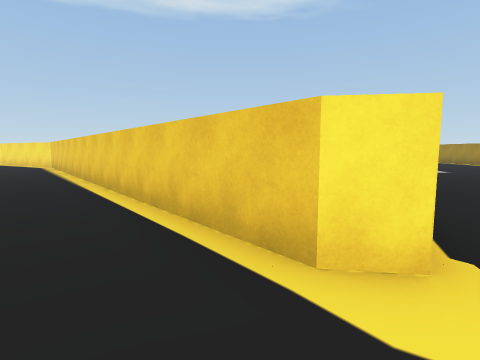
[1] (above)

24 first-person views from a walk through a scene from a Unity 3-D project. The camera is 1.4 m above the floor, tilts 6° down and sees 80° across. The floor is counted in squares, 2 m on a side. Each view is taken from the middle of a square. On the plan, view 1 faces up. The plan holds only what a view shows up to about 10 squares ahead; the rest is blank. The place goes on beyond the plan.

[2]
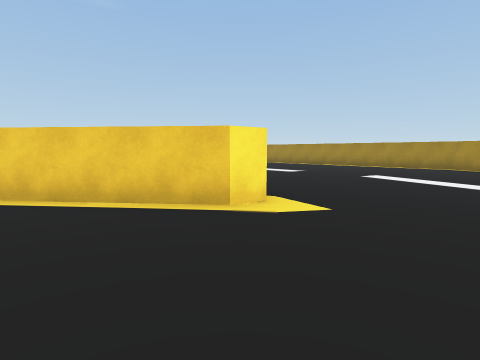

[3]
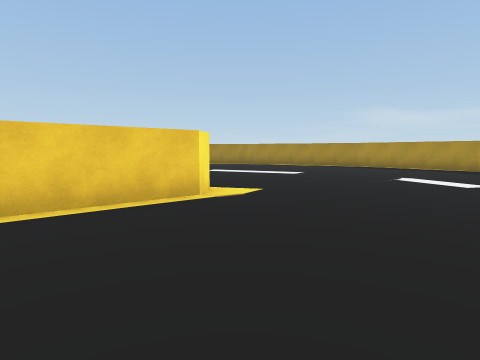

[4]
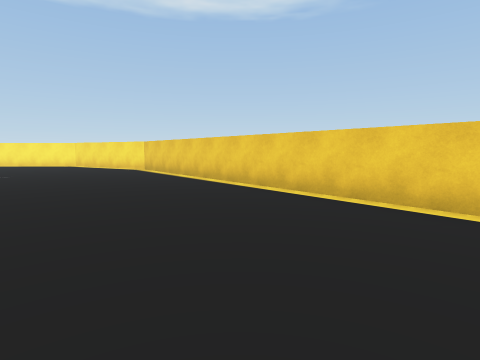

[5]
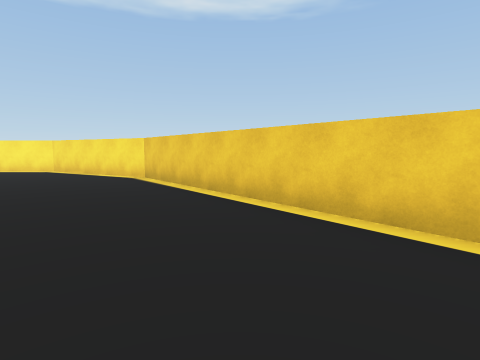

[6]
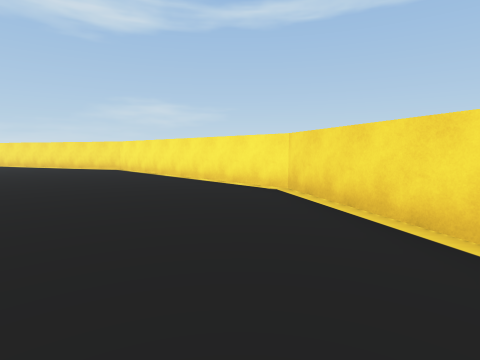

[7]
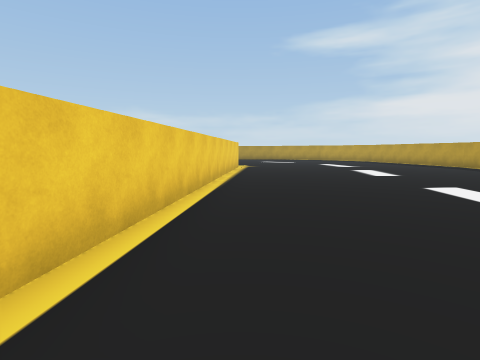

[8]
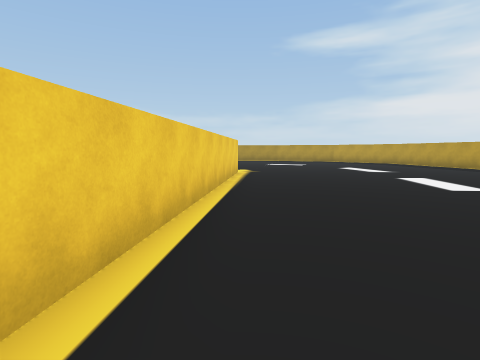

[9]
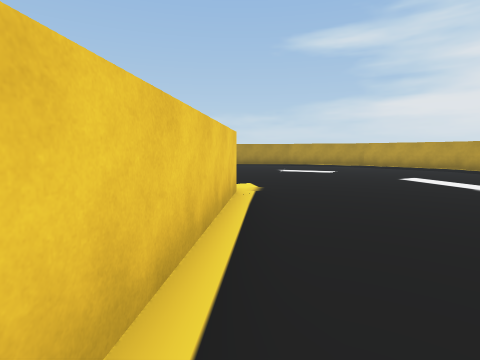

[10]
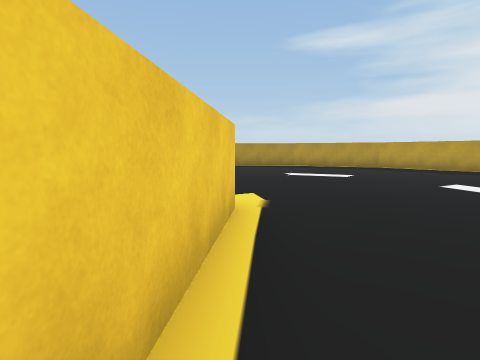

[11]
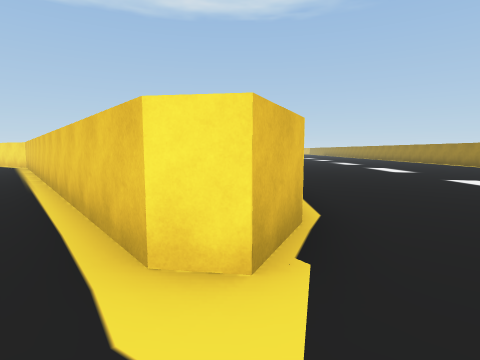

[12]
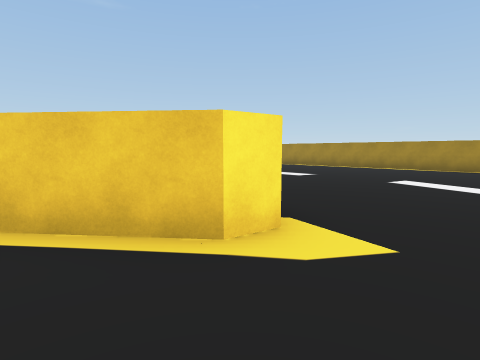

[13]
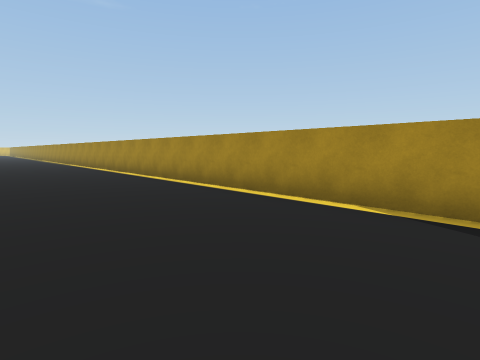

[14]
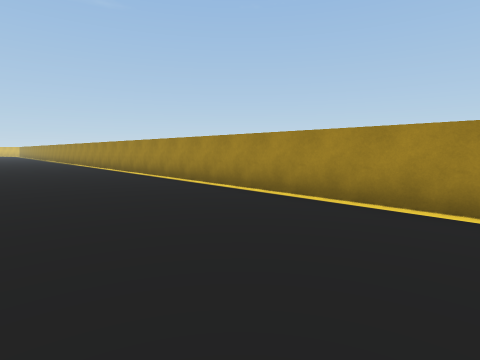

[15]
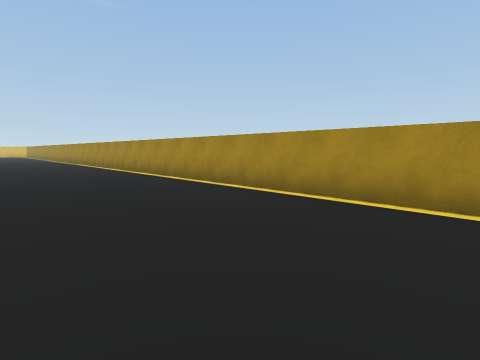

[16]
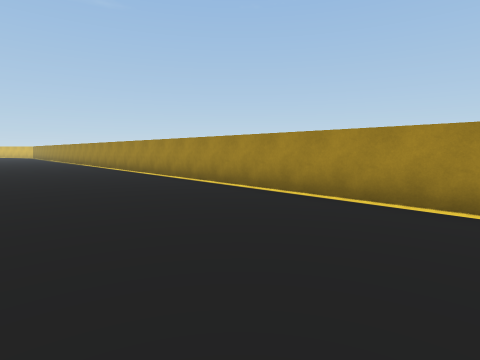

[17]
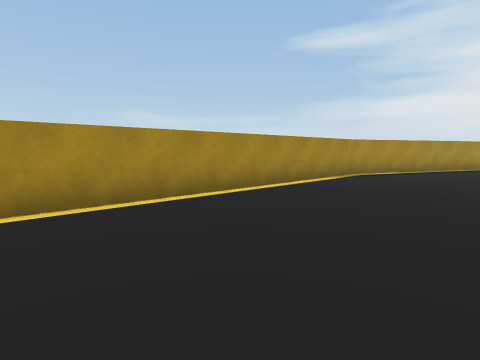

[18]
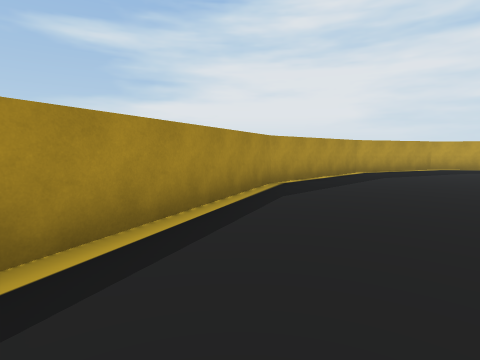

[19]
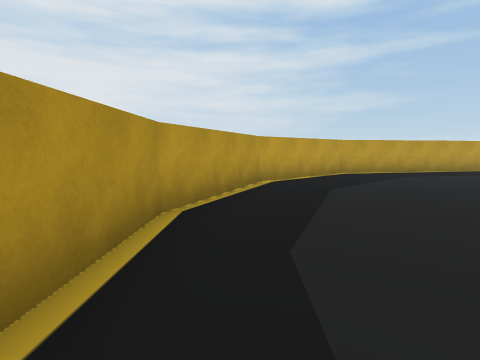

[20]
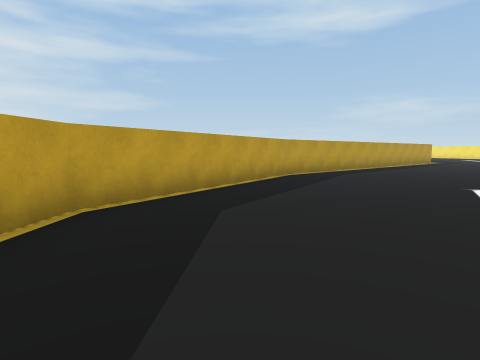

[21]
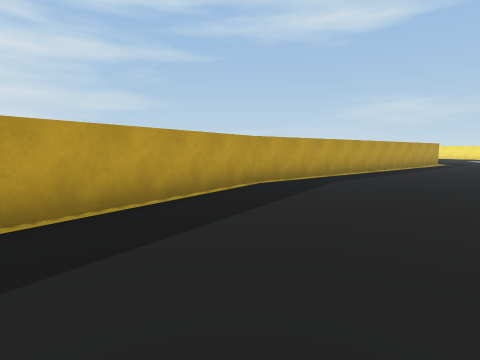

[22]
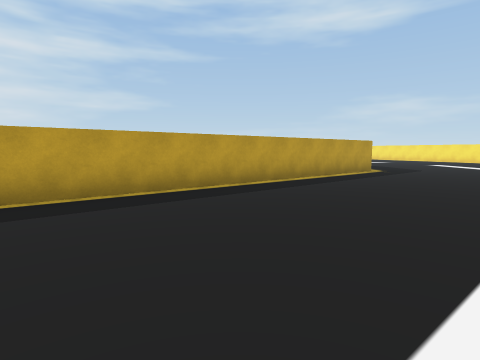

[23]
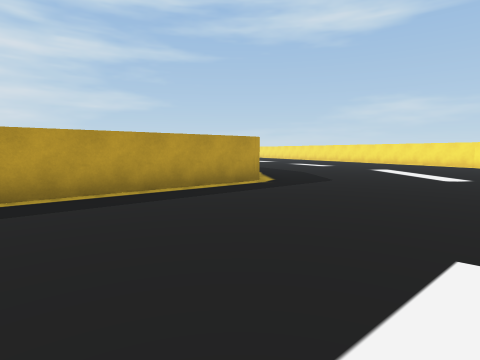

[24]
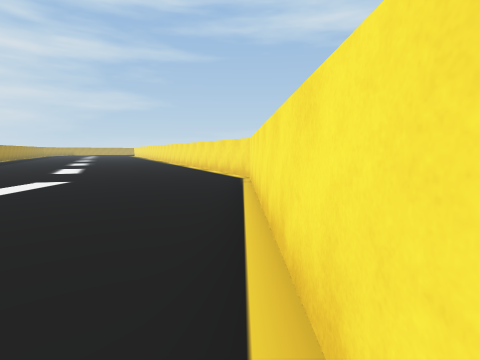

### Floor plan
Points are (right, up) in squares from view 1. A wall is a line through its corners. A room is listed if a view was taken in it or the views show most of it. See-through windows are left out.
Room 1 (views 1, 2, 3, 4, 5, 6, 7, 8, 9, 10, 11, 12, 13, 14, 15, 16, 17, 18, 19, 20, 21, 22, 23, 24)
walls: (0.5, 1.6) (-7.4, 11.3) (-11, 13.3) (-18.3, 13.2) (-21, 12); (1.6, 2.8) (1.4, 2.4); (-13.5, 4.4) (-6.2, -4.7) (-1.3, -7.9) (2.2, -8.2) (5.4, -6.8) (8.3, -4) (10.6, 0.8) (11.2, 24.5)

Where each view was taken, in squares from view 1:
view 1: 0 up, 0 right, facing up
view 2: 1 down, 2 left, facing up-right
view 3: 1 up, 4 left, facing right
view 4: 1 up, 4 left, facing up
view 5: 4 up, 5 left, facing up
view 6: 9 up, 8 left, facing up-left
view 7: 10 up, 8 left, facing down-right
view 8: 8 up, 6 left, facing down-right
view 9: 5 up, 3 left, facing down-right
view 10: 4 up, 2 left, facing down-right
view 11: 0 up, 1 right, facing up
view 12: 0 up, 1 left, facing up-right
view 13: 1 up, 7 right, facing up-right
view 14: 8 up, 7 right, facing up-right
view 15: 12 up, 7 right, facing up-right
view 16: 15 up, 7 right, facing up-right
view 17: 9 up, 7 right, facing down-right
view 18: 2 up, 9 right, facing down
view 19: 4 down, 7 right, facing down-left
view 20: 6 down, 2 right, facing left
view 21: 5 down, 0 right, facing left
view 22: 0 up, 4 left, facing left
view 23: 4 up, 7 left, facing left
view 24: 13 up, 11 left, facing left
